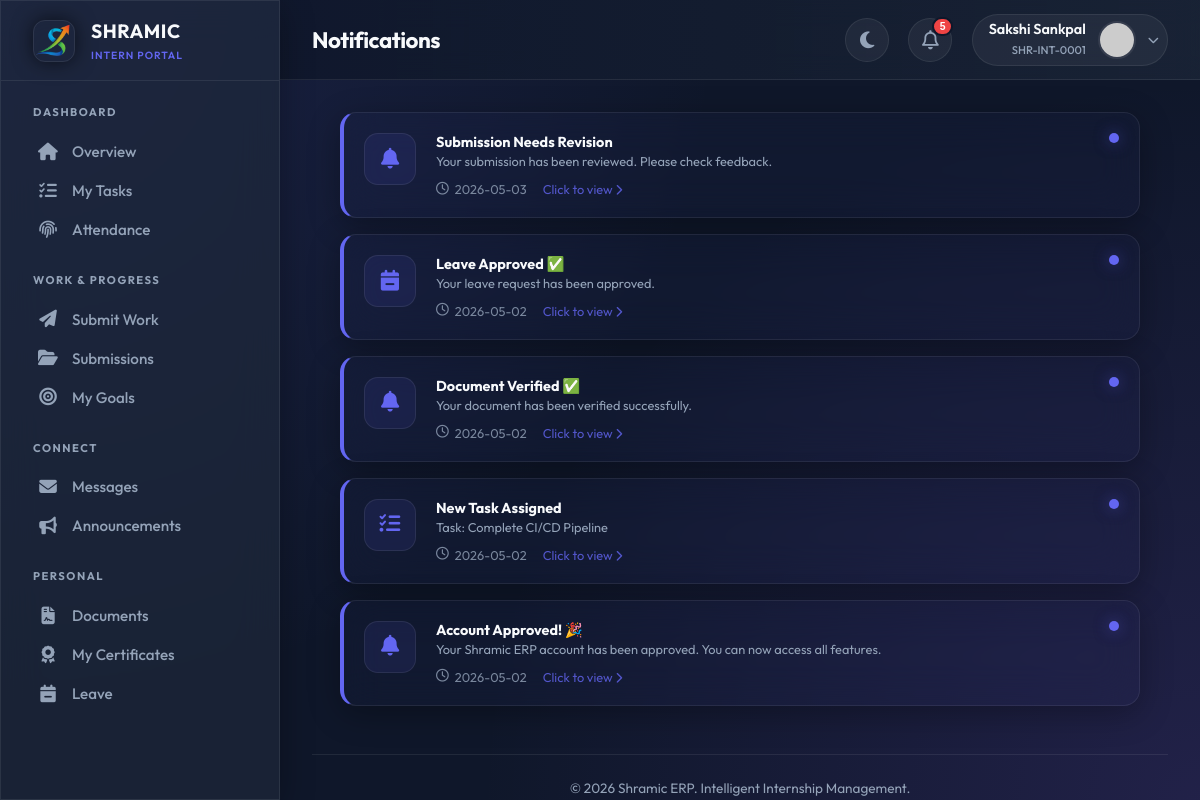
The page /intern/notifications (signed in) on the database its author committed.
### tables this page shows
CREATE TABLE users (
            id INTEGER PRIMARY KEY AUTOINCREMENT,
            intern_id TEXT UNIQUE,
            usn TEXT UNIQUE NOT NULL,
            full_name TEXT NOT NULL,
            phone TEXT NOT NULL,
            email TEXT UNIQUE NOT NULL,
            password_hash TEXT NOT NULL,
            role TEXT NOT NULL,
            photo_url TEXT,
            status TEXT DEFAULT 'PENDING',
            is_admin BOOLEAN DEFAULT 0,
            department TEXT,
            join_date DATE,
            emergency_contact TEXT,
            address TEXT,
            last_login TIMESTAMP,
            login_count INTEGER DEFAULT 0,
            created_at TIMESTAMP DEFAULT CURRENT_TIMESTAMP,
            updated_at TIMESTAMP DEFAULT CURRENT_TIMESTAMP
        );

CREATE TABLE notifications (
            id INTEGER PRIMARY KEY AUTOINCREMENT,
            user_id INTEGER,
            title TEXT NOT NULL,
            message TEXT NOT NULL,
            type TEXT,
            link TEXT,
            is_read BOOLEAN DEFAULT 0,
            created_at TIMESTAMP DEFAULT CURRENT_TIMESTAMP,
            FOREIGN KEY (user_id) REFERENCES users(id)
        );

### app.py (the view)
@app.route('/intern/notifications')
@login_required
@approved_required
def intern_notifications():
    conn = get_db_connection()
    cur = conn.cursor()
    cur.execute("""
        SELECT * FROM notifications
        WHERE user_id = ?
        ORDER BY created_at DESC
        LIMIT 50
    """, (current_user.id,))
    notifications = cur.fetchall()
    cur.execute("""
        UPDATE notifications
        SET is_read = 1
        WHERE user_id = ?
    """, (current_user.id,))
    conn.commit()
    conn.close()
    return render_template('intern/notifications.html', notifications=notifications)

### app.py (called while the page is built)
@app.before_request
def make_session_permanent():
    session.permanent = True
    app.permanent_session_lifetime = timedelta(days=365)
    if current_user.is_authenticated:
        try:
            conn = get_db_connection()
            cur = conn.cursor()
            current_timestamp = format_datetime(get_current_datetime())
            cur.execute("UPDATE users SET updated_at = ? WHERE id = ?",
                       (current_timestamp, current_user.id))
            conn.commit()
            conn.close()
        except:
            pass

def get_db_connection():
    conn = sqlite3.connect(DATABASE)
    conn.row_factory = sqlite3.Row
    return conn

def get_current_datetime():
    return datetime.now(TIMEZONE)

def format_datetime(dt, format_str='%Y-%m-%d %H:%M:%S'):
    if dt is None: return None
    if isinstance(dt, str): return dt
    return dt.strftime(format_str)

@login_manager.user_loader
def load_user(user_id):
    conn = get_db_connection()
    cur = conn.cursor()
    cur.execute("SELECT * FROM users WHERE id = ?", (user_id,))
    user_data = cur.fetchone()
    conn.close()
    return User(dict(user_data)) if user_data else None

def approved_required(f):
    @wraps(f)
    def decorated_function(*args, **kwargs):
        if not current_user.is_authenticated:
            return redirect(url_for('login'))
        if current_user.status != 'APPROVED' and not current_user.is_admin:
            return render_template('auth/pending.html')
        return f(*args, **kwargs)
    return decorated_function

@app.context_processor
def inject_globals():
    unread_count = 0
    if current_user.is_authenticated:
        try:
            conn = get_db_connection()
            cur = conn.cursor()
            cur.execute("""
                SELECT COUNT(*) as count
                FROM notifications
                WHERE user_id = ? AND is_read = 0
            """, (current_user.id,))
            unread_count = cur.fetchone()['count']
            conn.close()
        except:
            pass
    return {
        'now': get_current_datetime(),
        'app_name': 'Shramic ERP',
        'unread_notifications': unread_count
    }

### templates/intern/notifications.html (shortened to what this page needs)
{% extends "intern/base.html" %} {% block title %}Notifications{% endblock %} {%
block page_title %}Notifications{% endblock %}  {% block content %}
<div class="notif-wrapper">
  {% if notifications %} {% for notification in notifications %}  {% set title_lower =
  notification.title|lower %} {% if 'task' in title_lower %} {% set target_url =
  url_for('intern_tasks') %} {% set icon = 'fa-tasks' %} {% elif 'message' in
  title_lower or 'chat' in title_lower %} {% set target_url =
  url_for('intern_messages') %} {% set icon = 'fa-envelope' %} {% elif
  'attendance' in title_lower or 'present' in title_lower %} {% set target_url =
  url_for('intern_attendance') %} {% set icon = 'fa-fingerprint' %} {% elif
  'leave' in title_lower %} {% set target_url = url_for('intern_leave') %} {%
  set icon = 'fa-calendar-minus' %} {% elif 'announcement' in title_lower %} {%
  set target_url = url_for('intern_announcements') %} {% set icon =
  'fa-bullhorn' %} {% else %} {% set target_url = '#' %} {% set icon = 'fa-bell'
  %} {% endif %}
  <a
    href="{{ target_url }}"
    class="glass-panel notif-card {% if not notification.is_read %}unread{% endif %}"
  >
    <div class="notif-icon-box">
      <i class="fas {{ icon }}"></i>
    </div>
    <div class="notif-content">
      <h4 class="notif-title">{{ notification.title }}</h4>
      <p class="notif-message">{{ notification.message }}</p>
      <div class="notif-time">
        <i class="far fa-clock"></i>
        {{ notification.created_at.split()[0] if notification.created_at else
        'Just now' }}
        <span style="margin-left: 10px; color: var(--primary)"
          >Click to view
          <i class="fas fa-chevron-right" style="font-size: 0.7rem"></i
        ></span>
      </div>
    </div>
  </a>
  {% endfor %} {% endif %}
</div>
{% endblock %}

### templates/intern/base.html (shortened to what this page needs)
<!doctype html>
<html lang="en">
  <head>
    <link
      rel="stylesheet"
      href="https://cdnjs.cloudflare.com/ajax/libs/font-awesome/6.4.0/css/all.min.css"
    />
  </head>
  <body data-theme="dark" x-data="{ sidebarOpen: false }">
    <div class="app-container">
      <aside class="sidebar glass-panel" :class="{ 'open': sidebarOpen }">
        <div class="sidebar-header">
          <div class="logo-box">
            <img
              src="{{ url_for('static', filename='images/favicon.png') }}"
              alt="Shramic Logo"
            />
          </div>
          <div>
            <h1
              style="
                font-size: 1.2rem;
                font-weight: 700;
                letter-spacing: 0.5px;
                color: var(--text-main);
              "
            >
              SHRAMIC
            </h1>
            <span
              style="
                font-size: 0.65rem;
                color: var(--primary);
                font-weight: 600;
                letter-spacing: 1px;
                text-transform: uppercase;
              "
              >Intern Portal</span
            >
          </div>
        </div>
        <nav class="sidebar-nav custom-scrollbar">
          <div class="nav-category">Dashboard</div>
          <a
            href="{{ url_for('intern_dashboard') }}"
            class="nav-link {{ 'active' if request.endpoint == 'intern_dashboard' }}"
          >
            <i class="fas fa-home"></i> <span>Overview</span>
          </a>
          <a
            href="{{ url_for('intern_tasks') }}"
            class="nav-link {{ 'active' if request.endpoint == 'intern_tasks' }}"
          >
            <i class="fas fa-tasks"></i> <span>My Tasks</span>
          </a>
          <a
            href="{{ url_for('intern_attendance') }}"
            class="nav-link {{ 'active' if request.endpoint == 'intern_attendance' }}"
          >
            <i class="fas fa-fingerprint"></i> <span>Attendance</span>
          </a>
          <div class="nav-category">Work & Progress</div>
          <a
            href="{{ url_for('intern_submit') }}"
            class="nav-link {{ 'active' if request.endpoint == 'intern_submit' }}"
          >
            <i class="fas fa-paper-plane"></i> <span>Submit Work</span>
          </a>
          <a
            href="{{ url_for('intern_submissions') }}"
            class="nav-link {{ 'active' if request.endpoint == 'intern_submissions' }}"
          >
            <i class="fas fa-folder-open"></i> <span>Submissions</span>
          </a>
          <a
            href="{{ url_for('intern_goals') }}"
            class="nav-link {{ 'active' if request.endpoint == 'intern_goals' }}"
          >
            <i class="fas fa-bullseye"></i> <span>My Goals</span>
          </a>
          <div class="nav-category">Connect</div>
          <a
            href="{{ url_for('intern_messages') }}"
            class="nav-link {{ 'active' if request.endpoint == 'intern_messages' }}"
          >
            <i class="fas fa-envelope"></i> <span>Messages</span>
          </a>
          <a
            href="{{ url_for('intern_announcements') }}"
            class="nav-link {{ 'active' if request.endpoint == 'intern_announcements' }}"
          >
            <i class="fas fa-bullhorn"></i> <span>Announcements</span>
          </a>
          <div class="nav-category">Personal</div>
          <a
            href="{{ url_for('intern_documents') }}"
            class="nav-link {{ 'active' if request.endpoint == 'intern_documents' }}"
          >
            <i class="fas fa-file-contract"></i> <span>Documents</span>
          </a>
          <a
            href="{{ url_for('intern_certificates') }}"
            class="nav-link {{ 'active' if request.endpoint == 'intern_certificates' }}"
          >
            <i class="fas fa-award"></i> <span>My Certificates</span>
          </a>
          <a
            href="{{ url_for('intern_leave') }}"
            class="nav-link {{ 'active' if request.endpoint == 'intern_leave' }}"
          >
            <i class="fas fa-calendar-minus"></i> <span>Leave</span>
          </a>
        </nav>
      </aside>
      <main class="main-content">
        <header class="top-header">
          <div style="display: flex; align-items: center">
            <h2 class="page-title">{% block page_title %}{% endblock %}</h2>
          </div>
          <div class="header-actions">
            <button class="icon-btn" id="theme-btn" title="Toggle Theme">
              <i class="fas fa-moon"></i>
            </button>
            <div class="relative-container" x-data="{ open: false }">
              <button @click="open = !open" class="icon-btn">
                <i class="far fa-bell"></i>
                {% if unread_notifications > 0 %}
                <span class="badge">{{ unread_notifications }}</span>
                {% endif %}
              </button>
            </div>
            <div class="relative-container" x-data="{ userMenuOpen: false }">
              <div class="user-pill" @click="userMenuOpen = !userMenuOpen">
                <div class="user-info">
                  <span class="user-name">{{ current_user.full_name }}</span>
                  <span class="user-role">{{ current_user.intern_id }}</span>
                </div>
                {% if current_user.photo_url %}
                <img
                  src="{{ url_for('uploaded_file', filename='profiles/' + current_user.photo_url) }}"
                  class="avatar"
                />
                {% else %}
                <img
                  src="https://ui-avatars.com/api/?name={{ current_user.full_name }}&background=6366f1&color=fff"
                  class="avatar"
                />
                {% endif %}
                <i
                  class="fas fa-chevron-down"
                  style="font-size: 0.7rem; color: var(--text-muted)"
                ></i>
              </div>
            </div>
          </div>
        </header>
        <div class="content-body">
           {% block content %}{% endblock %}
          <footer
            style="
              margin-top: 3rem;
              border-top: 1px solid var(--glass-border);
              padding-top: 1.5rem;
              text-align: center;
              color: var(--text-muted);
              font-size: 0.85rem;
            "
          >
            &copy; {{ now.year }} Shramic ERP. Intelligent Internship
            Management.
          </footer>
        </div>
      </main>
    </div>
  </body>
</html>

### rows shown on the page
users: full_name "Sakshi Sankpal", intern_id "SHR-INT-0001"
notifications: title "Submission Needs Revision", message "Your submission has been reviewed. Please check feedback.", created_at "2026-05-03"
notifications: title "Leave Approved ✅", message "Your leave request has been approved.", created_at "2026-05-02"
notifications: title "Document Verified ✅", message "Your document has been verified successfully.", created_at "2026-05-02"
notifications: title "New Task Assigned", message "Task: Complete CI/CD Pipeline", created_at "2026-05-02"
notifications: title "Account Approved! 🎉", message "Your Shramic ERP account has been approved. You can now access all features.", created_at "2026-05-02"

### other values the page prints
{{ unread_notifications }} "5"
{{ now.year }} "2026"
